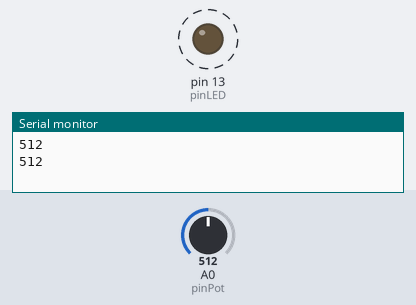
A sketch run on a simulated Arduino Uno, built with avr-gcc and run on an emulated ATmega328P. On the bench: output pins drawn as LEDs (lit = HIGH), the last lines printed to the serial monitor. Dashed ring = blinking. The inputs (shaded band) are chosen by the test bench; at power-on: A0 (pinPot) = 512.

Above: at 1.8 s.
1.9 s: A0 (pinPot) set to 306
At 2.2 s:
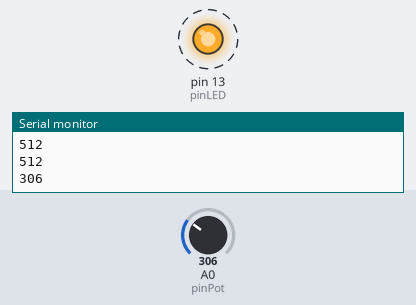
5.4 s: A0 (pinPot) set to 122
At 5.56 s:
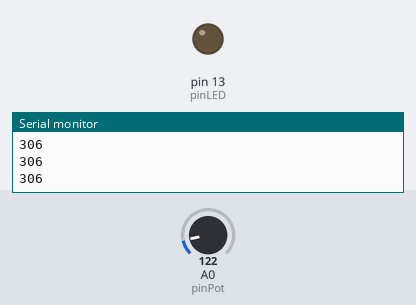
Timing chart, 0 to 14.9 s (numbered marks = the images above; inputs shaded):
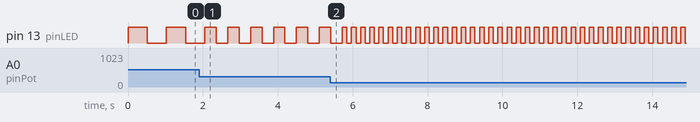

Measured:
- after the input at 1.9 s, pin 13 (pinLED): alternates HIGH for 0.31 s and LOW for 0.31 s, starting after 0.46 s
- by itself, pin 13 (pinLED): alternates HIGH for 0.51 s and LOW for 0.51 s

The sketch:

sketch_sep02a.ino
```cpp
int pinPot = A0; // pino de sinal do potenciometro
int pinLED = 13; // pino de saída no LED
int valorPot = 0; // variável armazena o valor lido no potenciometro

void setup() {
  pinMode(pinLED, OUTPUT); // declarando o pino do LED como saida
  Serial.begin(9600);

}

void loop() {
  valorPot = analogRead(pinPot);   // lendo e armazenando o valor do potenciometro
  Serial.println(valorPot);

  digitalWrite(pinLED, HIGH); // ligando o LED
  delay(valorPot); // valor do potenciometro em milessegundos
  digitalWrite(pinLED, LOW); // desliga o LED
  delay(valorPot);

}
```
